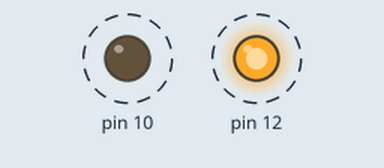
The sketch below on a simulated Arduino Uno, built with avr-gcc and run on an emulated ATmega328P. Shown: output pins drawn as LEDs (lit = HIGH). Dashed ring = blinking. What the sketch prints to the serial monitor is not drawn.

Above: at 0.3 s.
Timing chart, 0 to 3.2 s (numbered marks = the images above):
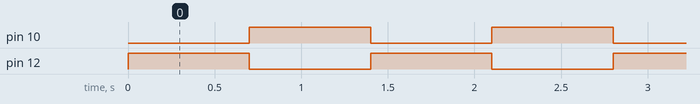

Measured:
- by itself, pin 10, pin 12: alternates HIGH for 0.70 s and LOW for 0.70 s

The sketch:

blink_led.ino
```cpp
void setup() {
  Serial.begin(9600);
  pinMode(12,OUTPUT);
  pinMode(10,OUTPUT);
  // put your setup code here, to run once:

}

void loop() {
  digitalWrite(12,HIGH);
  Serial.println("Led 1 is on");
  digitalWrite(10,LOW);
  Serial.println("Led 2 is off");
  delay(700);
  digitalWrite(12,LOW);
  Serial.println("Led 1 is off");
  digitalWrite(10,HIGH);
  Serial.println("Led 2 is on");
  delay(700);
  // put your main code here, to run repeatedly:

}
```
